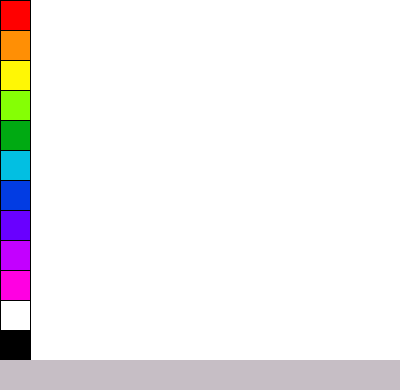
Frame 1 (no input)
Frame 60 (the mouse pressed at the canvas centre just before this capture): identical to frame 1, image omitted
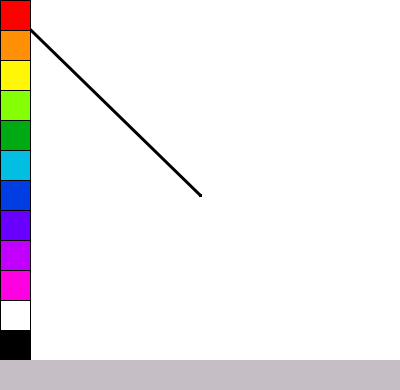
Frame 120 (the mouse held since frame 60 and released just before this capture)

The Processing sketch that drew these frames (run headless with seeded random() and noise(); from frame 60 on, the mouse is pressed at the canvas centre):

// Processing sketch: processing_105265
// ── processing_105265.pde

color c;

void setup(){
  size(400,390);
  background(255);
  c = color(0);
}

void draw() {
  stroke(0);
  strokeWeight(1);
  fill(255,0,0);
  rectangle(0);
  fill(255,143,5);
  rectangle(30);
  fill(255,247,5);
  rectangle(60);
  fill(133,255,5);
  rectangle(90);
  fill(0,170,18);
  rectangle(120);
  fill(2,191,226);
  rectangle(150);
  fill(2,60,227);
  rectangle(180);
  fill(105,0,255);
  rectangle(210);
  fill(195,0,255);
  rectangle(240);
  fill(255,0,226);
  rectangle(270);
  fill(255,255,255);
  rectangle(300);
  fill(0,0,0);
  rectangle(330);
  noStroke();
  fill(198,190,197);
  rect(0,360,400,30);
    
  mousePressed();

}

void rectangle(int i){
  rect(0,i,30,30);
}

void mousePressed() {
  if(mousePressed){
    if((mouseX >= 0 && mouseX <=30) && (mouseY >= 0 && mouseY <= 30)){
      c = color(255,0,0);
    }else if((mouseX >= 0 && mouseX <=30) && (mouseY >= 30 && mouseY <= 60)){
      c = color(255,143,5);
    }else if((mouseX >= 0 && mouseX <=30) && (mouseY >= 60 && mouseY <= 90)){
      c = color(255,247,5);
    }else if((mouseX >= 0 && mouseX <=30) && (mouseY >= 90 && mouseY <= 120)){
      c = color(133,255,5);
    }else if((mouseX >= 0 && mouseX <=30) && (mouseY >= 120 && mouseY <= 150)){
      c = color(0,170,18);
    }else if((mouseX >= 0 && mouseX <=30) && (mouseY >= 150 && mouseY <= 180)){
      c = color(2,191,226);
    }else if((mouseX >= 0 && mouseX <=30) && (mouseY >= 180 && mouseY <= 210)){
      c = color(2,60,227);
    }else if((mouseX >= 0 && mouseX <=30) && (mouseY >= 210 && mouseY <= 240)){
      c = color(105,0,255);
    }else if((mouseX >= 0 && mouseX <=30) && (mouseY >= 240 && mouseY <= 270)){
      c = color(195,0,255);
    }else if((mouseX >= 0 && mouseX <=30) && (mouseY >= 270 && mouseY <= 300)){
      c = color(255,0,226);
    }else if((mouseX >= 0 && mouseX <=30) && (mouseY >= 300 && mouseY <= 330)){
      c = color(255,255,255);
    }else if((mouseX >= 0 && mouseX <=30) && (mouseY >= 330 && mouseY <= 360)){
      c = color(0,0,0);
    }else if((mouseX >= 0 && mouseX <=400) && (mouseY >= 360 && mouseY <= 390)){
      background(255);
    }  
  
    strokeWeight(3);
    stroke(c);
    line(mouseX, mouseY, pmouseX, pmouseY);
  }
}
